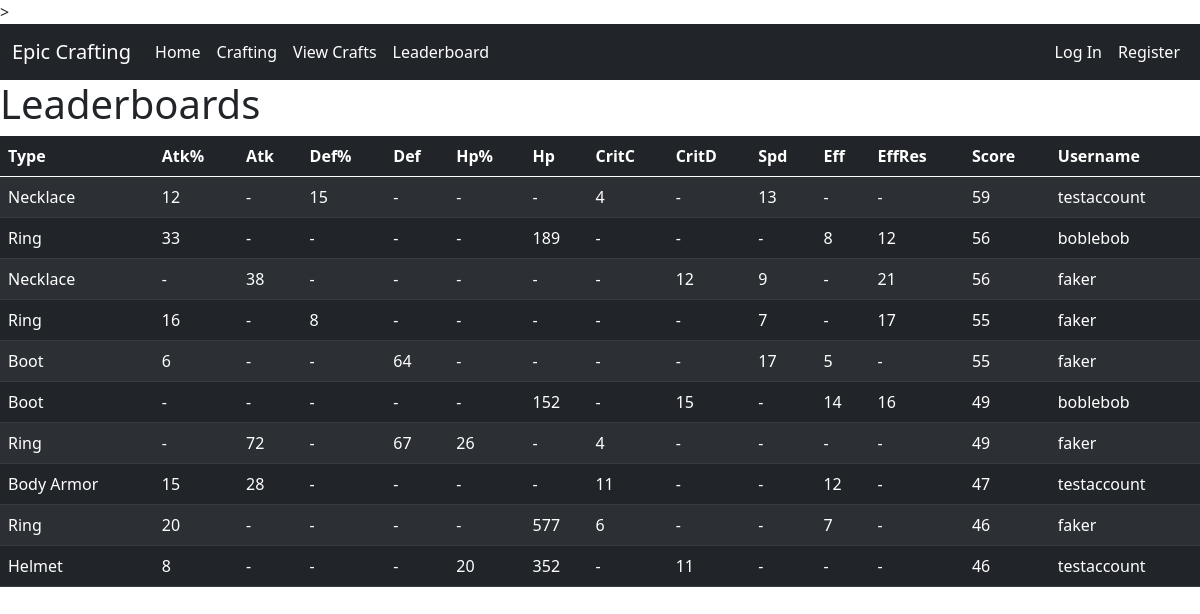
The app's page /leaderboard with its own data.
### website/models.py (models this page shows, shortened)
class EquipDB(db.Model):
    id   = db.Column('id', db.Integer, primary_key=True)
    type = db.Column('Type', db.String(20))
    atkP = db.Column('Atk%', db.Integer, default=0)
    atkF = db.Column('Atk', db.Integer, default=0)
    defP = db.Column('Def%', db.Integer, default=0)
    defF = db.Column('Def', db.Integer, default=0)
    hpP  = db.Column('Hp%', db.Integer, default=0)
    hpF  = db.Column('Hp', db.Integer, default=0)
    criC = db.Column('CritC', db.Integer, default=0)
    criD = db.Column('CritD', db.Integer, default=0)
    spd  = db.Column('Spd', db.Integer, default=0)
    eff  = db.Column('Eff', db.Integer, default=0)
    effR = db.Column('EffRes', db.Integer, default=0)
    gs   = db.Column('Score', db.Integer, default=0)
    userName = db.Column(db.String(20), db.ForeignKey('user.name'))
    date = db.Column(db.DateTime)
    def getAttribute(attr):
        if attr == 'type':
            return EquipDB.type
        elif attr == 'atkP':
            return EquipDB.atkP
        elif attr == 'atkF':
            return EquipDB.atkF
        elif attr == 'defP':
            return EquipDB.defP
        elif attr == 'defF':
            return EquipDB.defF
        elif attr == 'hpP':
            return EquipDB.hpP
        elif attr == 'hpF':
            return EquipDB.hpF
        elif attr == 'criC':
            return EquipDB.criC
        elif attr == 'criD':
            return EquipDB.criD
        elif attr == 'spd':
            return EquipDB.spd
        elif attr == 'eff':
            return EquipDB.eff
        elif attr == 'effR':
            return EquipDB.effR
        else:
            return EquipDB.gs

### website/views.py (the view)
@views.route('/leaderboard', methods=["POST", "GET"])
def leaderboard():
    saved_equips = EquipDB.query.order_by(EquipDB.getAttribute('gs').desc()).limit(10)
    return render_template("leaderboard.html", saved_equips=saved_equips, user=current_user)

### website/templates/leaderboard.html (shortened to what this page needs)
{% extends "base.html" %}
{% block content %}
<h1>Leaderboards</h1>
<table class='table table-hover table-striped table-dark' id='craftTable'>
    <thead>
        <tr>
            <th class='typecol' onclick="colSort('type')">Type</th>
            <th scope="col" onclick="colSort('atkP')">Atk%</th>
            <th scope="col" onclick="colSort('atkF')">Atk</th>
            <th scope="col" onclick="colSort('defP')">Def%</th>
            <th scope="col" onclick="colSort('defF')">Def</th>
            <th scope="col" onclick="colSort('hpP')" >Hp%</th>
            <th scope="col" onclick="colSort('hpF')" >Hp</th>
            <th scope="col" onclick="colSort('criC')">CritC</th>
            <th scope="col" onclick="colSort('criD')">CritD</th>
            <th scope="col" onclick="colSort('spd')" >Spd</th>
            <th scope="col" onclick="colSort('eff')" >Eff</th>
            <th scope="col" onclick="colSort('effR')">EffRes</th>
            <th scope="col" onclick="colSort('gs')">Score</th>
            <th scope="col">Username</th>
        </tr>
    </thead>
    <tbody>
        {% for equip in saved_equips %}
        <tr id="{{ equip.id }}">
            <td class="typecol">{{ equip.type }}</th>
            {% if equip.atkP %}
                <td>{{ equip.atkP }}</th>
            {% else %}
                <td>-</td>
            {% endif %}
            {% if equip.atkF %}
                <td>{{ equip.atkF }}</th>
            {% else %}
                <td>-</td>
            {% endif %}
            {% if equip.defP %}
                <td>{{ equip.defP }}</th>
            {% else %}
                <td>-</td>
            {% endif %}
            {% if equip.defF %}
                <td>{{ equip.defF }}</th>
            {% else %}
                <td>-</td>
            {% endif %}
            {% if equip.hpP %}
                <td>{{ equip.hpP }}</th>
            {% else %}
                <td>-</td>
            {% endif %}
            {% if equip.hpF %}
                <td>{{ equip.hpF }}</th>
            {% else %}
                <td>-</td>
            {% endif %}
            {% if equip.criC%}
                <td>{{ equip.criC }}</th>
            {% else %}
                <td>-</td>
            {% endif %}
            {% if equip.criD %}
                <td>{{ equip.criD }}</th>
            {% else %}
                <td>-</td>
            {% endif %}
            {% if equip.spd %}
                <td>{{ equip.spd }}</th>
            {% else %}
                <td>-</td>
            {% endif %}
            {% if equip.eff %}
                <td>{{ equip.eff }}</th>
            {% else %}
                <td>-</td>
            {% endif %}
            {% if equip.effR %}
                <td>{{ equip.effR }}</th>
            {% else %}
                <td>-</td>
            {% endif %}
            <td>{{ equip.gs }}</td>
            <td>{{ equip.userName }}</td>
        </tr>
        {% endfor %}
    </tbody>
</table>
{% endblock %}

### records on screen
EquipDB: type "Necklace", atkP "12", defP "15", criC "4", spd "13", gs "59", userName "testaccount"
EquipDB: type "Ring", atkP "33", hpF "189", eff "8", effR "12", gs "56", userName "boblebob"
EquipDB: type "Necklace", atkF "38", criD "12", spd "9", effR "21", gs "56", userName "faker"
EquipDB: type "Ring", atkP "16", defP "8", spd "7", effR "17", gs "55", userName "faker"
EquipDB: type "Boot", atkP "6", defF "64", spd "17", eff "5", gs "55", userName "faker"
EquipDB: type "Boot", hpF "152", criD "15", eff "14", effR "16", gs "49", userName "boblebob"
EquipDB: type "Ring", atkF "72", defF "67", hpP "26", criC "4", gs "49", userName "faker"
EquipDB: type "Body Armor", atkP "15", atkF "28", criC "11", eff "12", gs "47", userName "testaccount"
EquipDB: type "Ring", atkP "20", hpF "577", criC "6", eff "7", gs "46", userName "faker"
EquipDB: type "Helmet", atkP "8", hpP "20", hpF "352", criD "11", gs "46", userName "testaccount"
